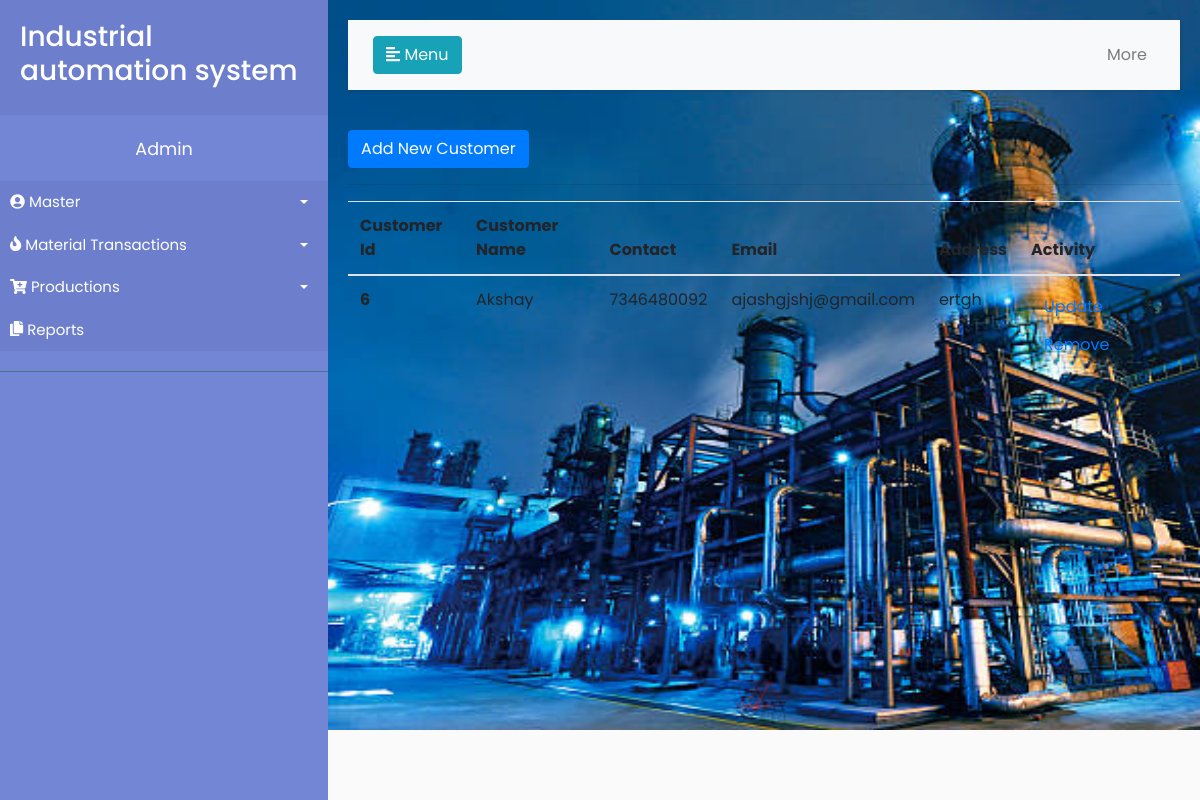
Page /customer/ (signed in) on the earlier database version.
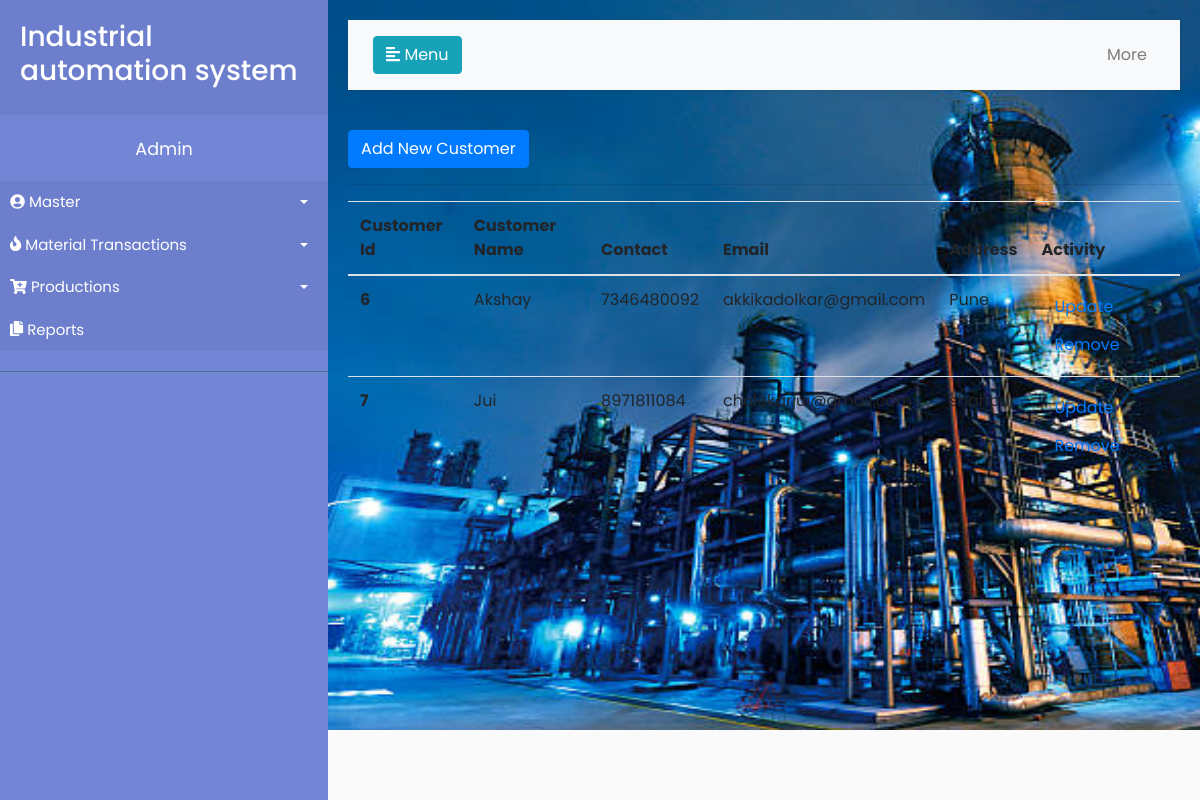
Same page on the later database version.
### master/models.py (models this page shows, shortened)
class Customer(models.Model):
	name = models.CharField(max_length=50)
	contact = models.PositiveIntegerField(max_length=10)
	email_id = models.EmailField(max_length=254, blank=True)
	address = models.TextField()
	created_date = models.DateTimeField(default=timezone.now)

### master/views.py (the view)
# urls.py: path('customer/', views.customer, name='customer'),
@login_required
def customer(request):
	cust = Customer.objects.all()
	return render(request, 'master/customer.html', {'cust': cust})

### master/templates/master/customer.html
{% extends 'base.html' %}
{% block content %}
<a class="btn btn-primary" href="{% url 'newcustomer' %}" role="button">Add New Customer</a> <hr/>
<table class="table">
  <thead>
    <tr>
      <th scope="col">Customer Id</th>
      <th scope="col">Customer Name</th>
      <th scope="col">Contact</th>
      <th scope="col">Email</th>
      <th scope="col">Address</th>
       <th scope="col"> Activity </th>
    </tr>
  </thead>
  <tbody>
{% for detail in cust %}
    <tr>
      <th scope="row"> {{ detail.id }}</th>
      <td>{{ detail.name }}</td>
      <td>{{ detail.contact }}</td>
      <td>{{ detail.email_id }}</td>
      <td>{{ detail.address }}</td>
      <td><a class="btn btn-link" href="{% url 'editcustomer' detail.id %}"> Update </a>
      <a class="btn btn-link confirm-delete" href="{% url 'deletecustomer' pk=detail.pk %}"> Remove </a>  </td>
    </tr>
    {% endfor %}
  </tbody>
</table>
{% endblock %}

Differences in the rows shown:
changed Customer "Akshay": email_id "ajashgjshj@gmail.com" → "akkikadolkar@gmail.com"; address "ertgh" → "Pune"
added Customer: id "7", name "Jui", contact "8971811084", email_id "cholekarjui@gmail.com", address "shahpur"
